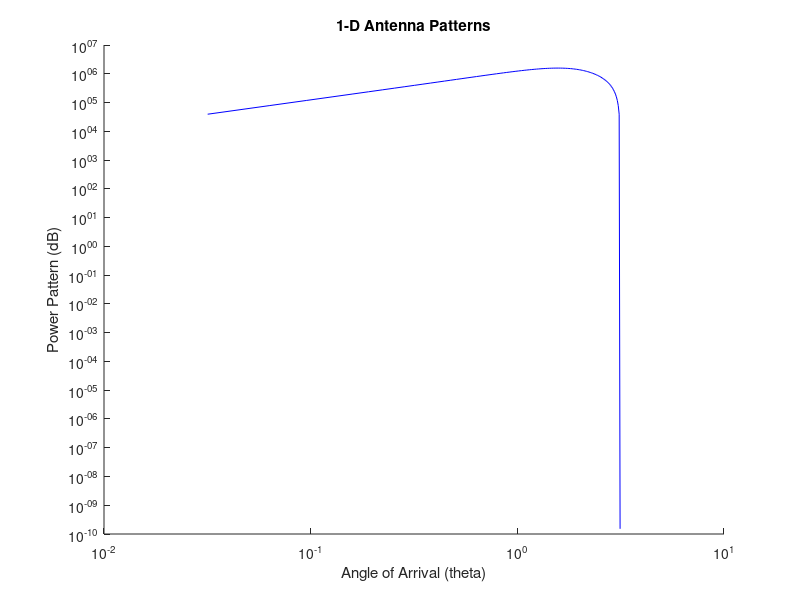

This chart was generated by the following MATLAB code:
theta = linspace(0, pi, 100); % sets up a 10 element array of theta values from 0 - pi
lt = length (theta); % length of theta
P = zeros (1, lt); % sets up a 1D array P of the same length as theta and fills it with zeros
c = 3e8; % the speed of light
f = 60; % frequency in Hertz
L = (0.5 * c) / f; % length of wire, defined by the problem
N = 100; % number of peices of L
deltaz = L / N; % length of pieces 
for t=1 : 100 % loop to go through all indicies of theta and P
    sum = 0; 
    for n=1 : N % loop to go from n = 1 to n = N
        Zn = -0.5 * L + (((n-1)*L)/(N-1)); % calculates Zn point at a given n
        Izn = cos((pi*Zn)/L); %calculates I for Zn, also defined by the problem
        Pn = Izn * exp(1i*2*pi*f*Zn*cos(theta(t))/ c) * deltaz; % calculates power for given Zn and theta
        sum = Pn + sum; % so that this loop is a sum; adds Pns from all iterations
        n = n + 1; % to keep the loop going
    end
    P(t) = abs(sin(theta(t)) * sum); % calculates power pattern for given theta
    t = t + 1; % to iterate loop
end

%plot P vs. theta
fntsz = 14;
figure(1)
clf
hold on
loglog (theta, P, 'b')
hold off
xlabel('Angle of Arrival (theta)')
ylabel('Power Pattern (dB)')
title('1-D Antenna Patterns')